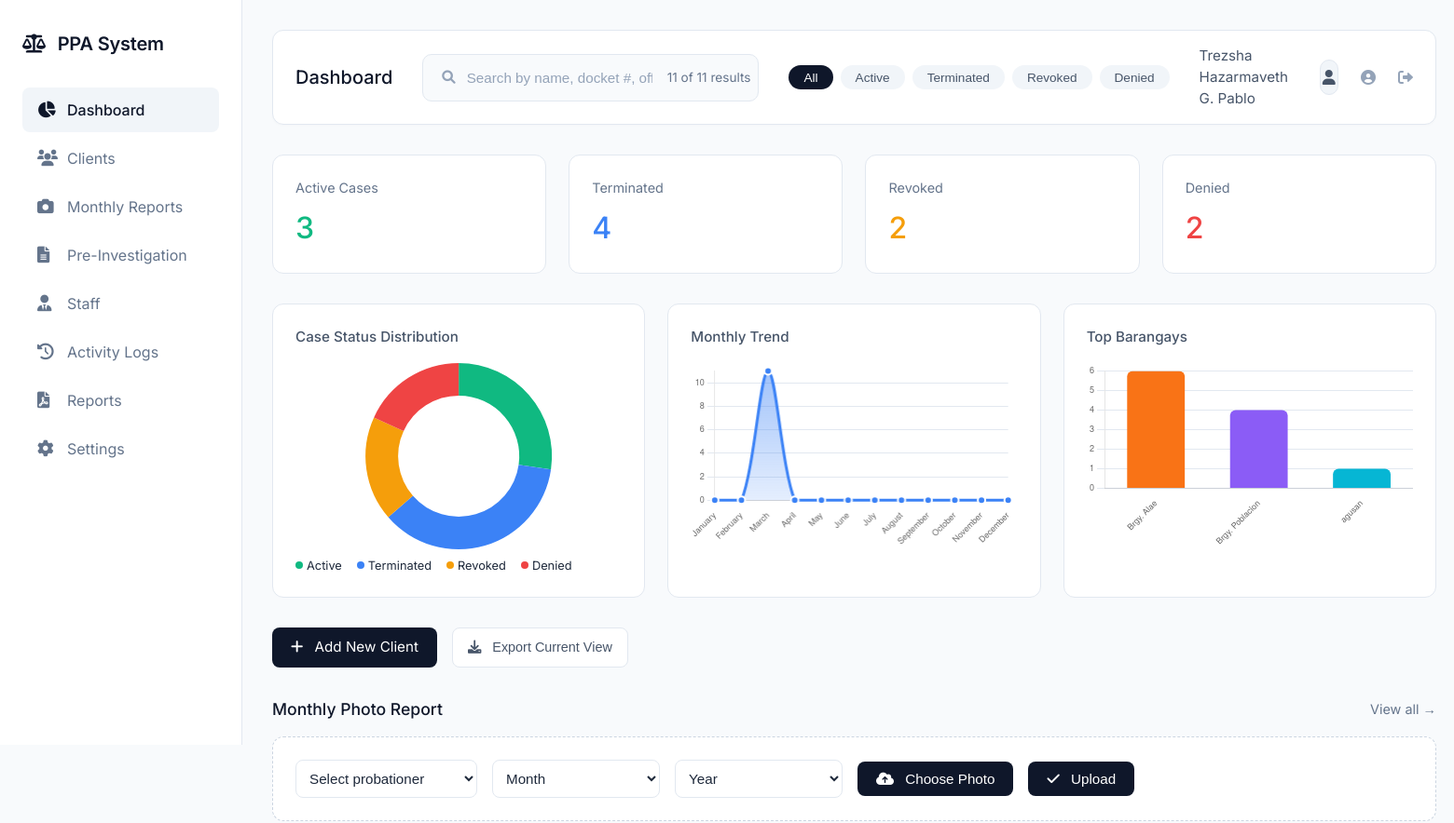
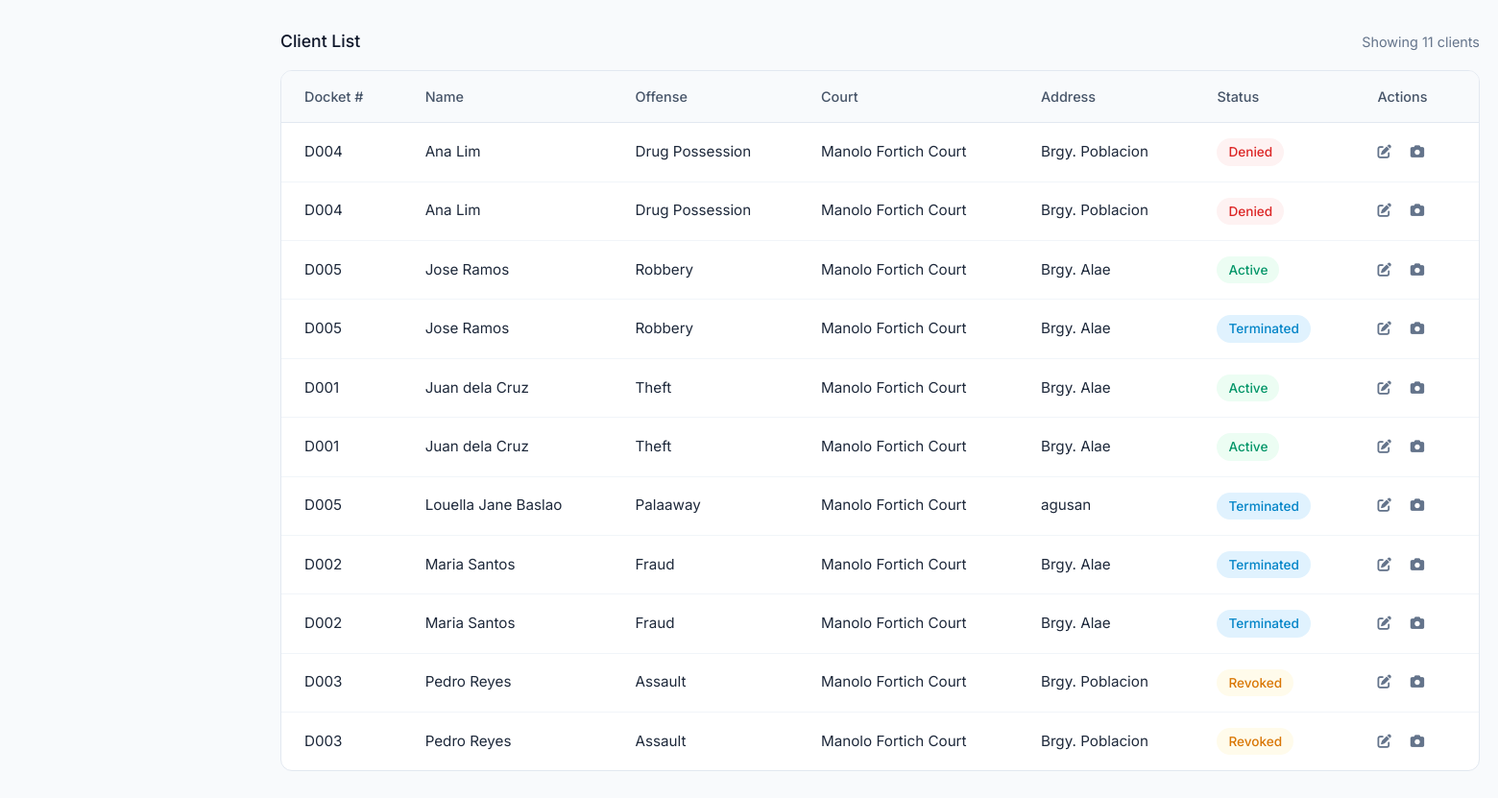
/dashboard.php (signed in), run on an earlier commit of the app's database (2 pictures, top to bottom).
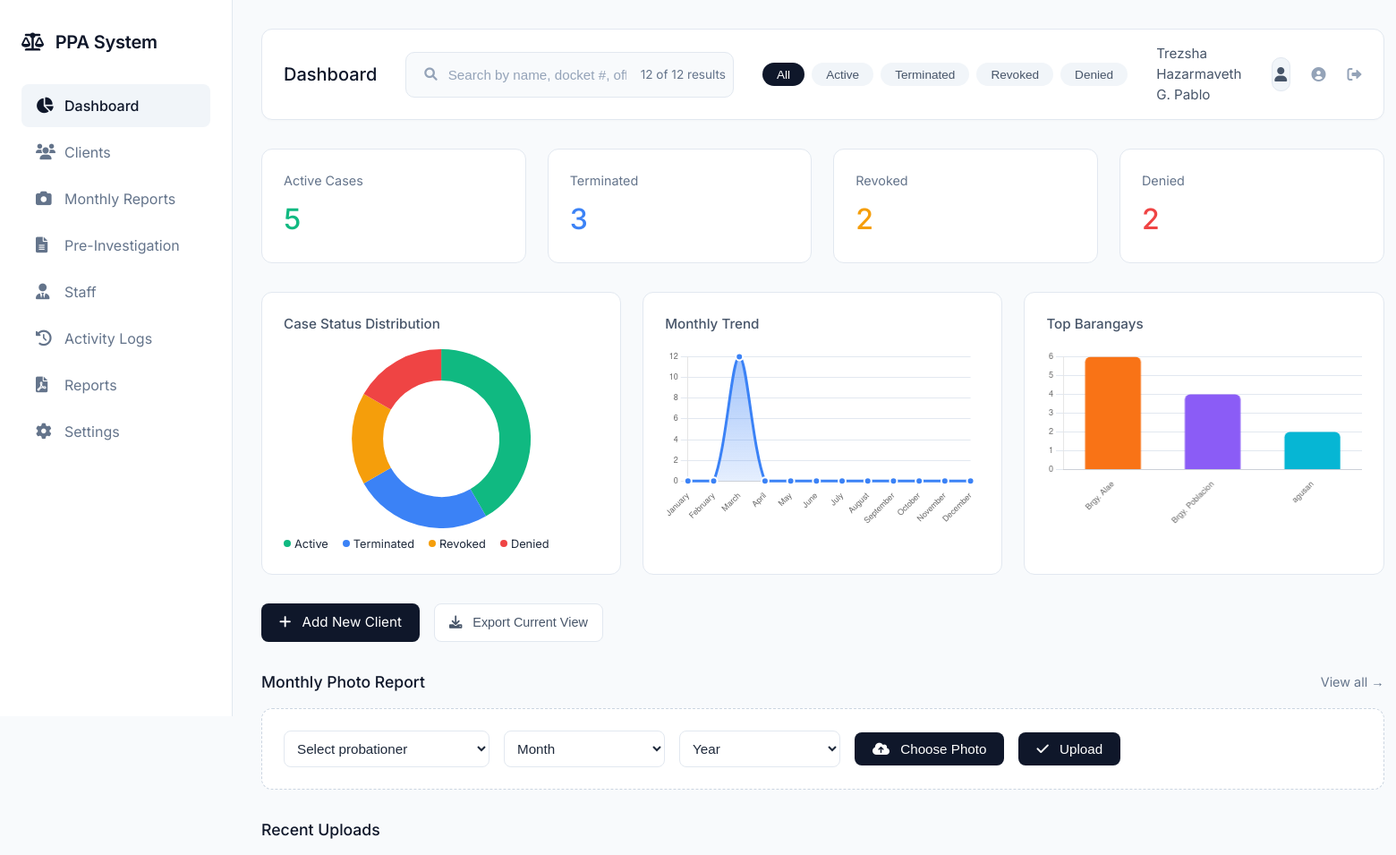
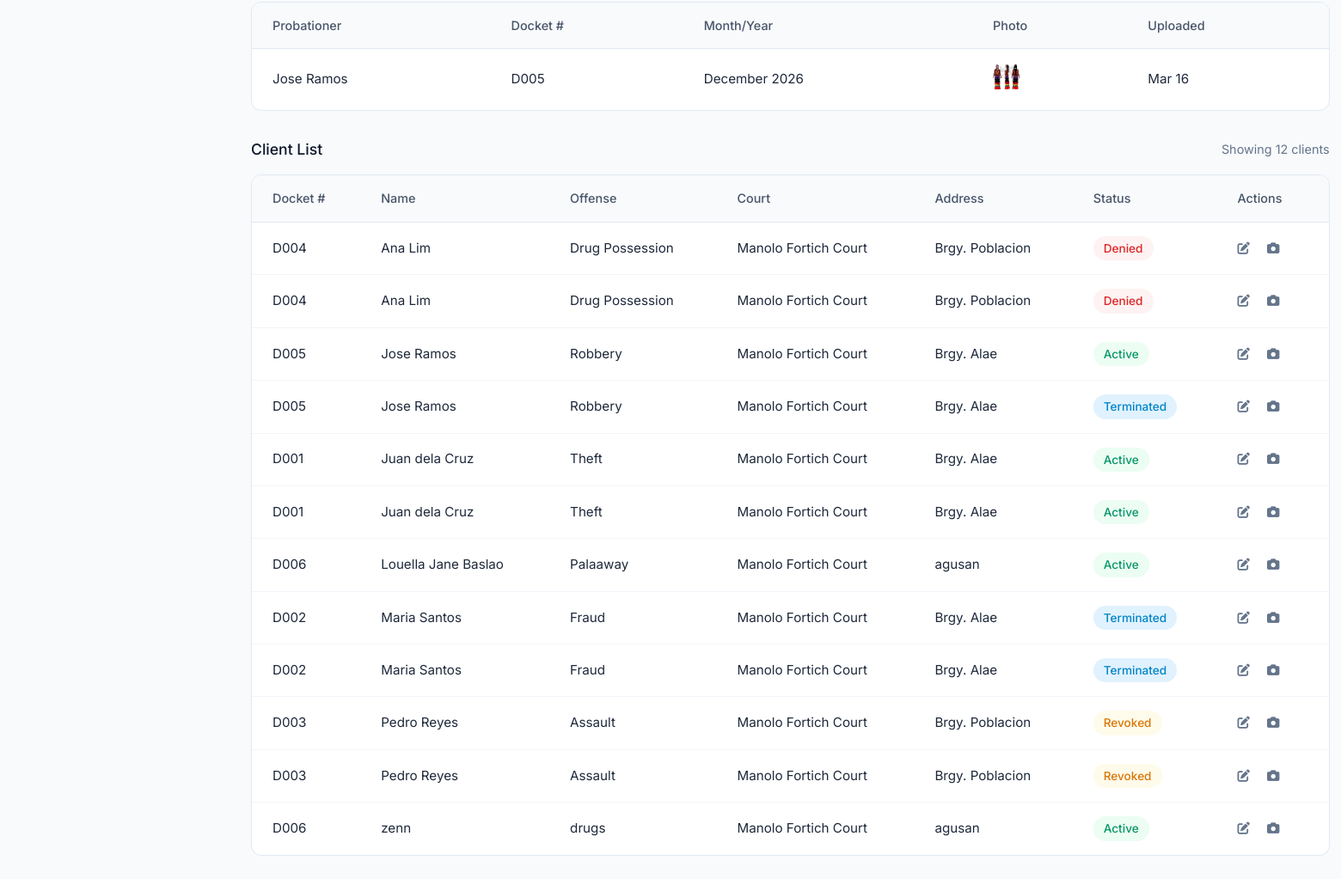
And on a later commit of the database (2 pictures, top to bottom).
### tables this page shows
CREATE TABLE `clients` (
  `id` int(11) NOT NULL,
  `docket_number` varchar(50) DEFAULT NULL,
  `name` varchar(100) DEFAULT NULL,
  `cc_number` varchar(50) DEFAULT NULL,
  `court` varchar(100) DEFAULT NULL,
  `offense` varchar(100) DEFAULT NULL,
  `sentence` varchar(100) DEFAULT NULL,
  `address` text DEFAULT NULL,
  `status` varchar(50) DEFAULT NULL,
  `created_at` timestamp NOT NULL DEFAULT current_timestamp(),
  `start_date` date DEFAULT NULL,
  `end_date` date DEFAULT NULL,
  `payment` decimal(10,2) DEFAULT 0.00
);

CREATE TABLE `monthly_reports` (
  `id` int(11) NOT NULL,
  `probationer_id` int(11) NOT NULL,
  `report_month` int(11) NOT NULL,
  `report_year` int(11) NOT NULL,
  `photo` varchar(255) NOT NULL,
  `uploaded_by` int(11) DEFAULT NULL,
  `upload_date` timestamp NOT NULL DEFAULT current_timestamp()
);

### dashboard.php (the view, shortened to what this page needs)
<?php
include 'config/database.php';
$fullname = $_SESSION['fullname'] ?? 'User';
$user_role = $_SESSION['role'] ?? 'staff';
$active = mysqli_fetch_assoc(mysqli_query($conn,"SELECT COUNT(*) total FROM clients WHERE status='Active'"))['total'];
$terminated = mysqli_fetch_assoc(mysqli_query($conn,"SELECT COUNT(*) total FROM clients WHERE status='Terminated'"))['total'];
$revoked = mysqli_fetch_assoc(mysqli_query($conn,"SELECT COUNT(*) total FROM clients WHERE status='Revoked'"))['total'];
$denied = mysqli_fetch_assoc(mysqli_query($conn,"SELECT COUNT(*) total FROM clients WHERE status='Denied'"))['total'];
$all_clients = mysqli_query($conn,"SELECT * FROM clients ORDER BY name ASC");
$recent_uploads = mysqli_query($conn,"
    SELECT mr.*, c.name, c.docket_number
    FROM monthly_reports mr
    JOIN clients c ON mr.probationer_id = c.id
    ORDER BY mr.upload_date DESC LIMIT 5
");
?>
<!DOCTYPE html>
<html lang="en">
<head>
    <link rel="stylesheet" href="https://cdnjs.cloudflare.com/ajax/libs/font-awesome/6.0.0/css/all.min.css">
</head>
<body>
    <div class="app">
        <div class="sidebar">
            <div class="logo">
                <i class="fas fa-scale-balanced" style="margin-right: 8px;"></i>
                PPA System
            </div>
            <div style="margin-top: 2rem;">
                <a href="dashboard.php" class="nav-item active">
                    <i class="fas fa-chart-pie"></i>
                    <span>Dashboard</span>
                </a>
                <a href="clients.php" class="nav-item">
                    <i class="fas fa-users"></i>
                    <span>Clients</span>
                </a>
                <a href="monthly_reports.php" class="nav-item">
                    <i class="fas fa-camera"></i>
                    <span>Monthly Reports</span>
                </a>
                <a href="pre_investigation.php" class="nav-item">
                    <i class="fas fa-file-lines"></i>
                    <span>Pre-Investigation</span>
                </a>
                <?php if($user_role == 'main' || $user_role == 'admin'): ?>
                <a href="staff_management.php" class="nav-item">
                    <i class="fas fa-user-tie"></i>
                    <span>Staff</span>
                </a>
                <a href="activity_logs.php" class="nav-item">
                    <i class="fas fa-history"></i>
                    <span>Activity Logs</span>
                </a>
                <?php endif; ?>
                <a href="reports.php" class="nav-item">
                    <i class="fas fa-file-pdf"></i>
                    <span>Reports</span>
                </a>
                <a href="settings.php" class="nav-item">
                    <i class="fas fa-cog"></i>
                    <span>Settings</span>
                </a>
            </div>
        </div>
        <div class="main">
            <div class="top-bar">
                <h1 class="page-title">Dashboard</h1>
                <div class="search-wrapper">
                    <div class="search-container">
                        <span class="search-icon"><i class="fas fa-search"></i></span>
                        <input type="text" id="searchInput" class="search-input" placeholder="Search by name, docket #, offense, court, or address..." autocomplete="off">
                        <span class="search-results" id="searchResults"></span>
                    </div>
                </div>
                <div class="search-filters">
                    <button class="filter-badge active" data-filter="all">All</button>
                    <button class="filter-badge" data-filter="Active">Active</button>
                    <button class="filter-badge" data-filter="Terminated">Terminated</button>
                    <button class="filter-badge" data-filter="Revoked">Revoked</button>
                    <button class="filter-badge" data-filter="Denied">Denied</button>
                </div>
                <div class="user-menu">
                    <span class="user-name"><?php echo htmlspecialchars($fullname); ?></span>
                    <div class="avatar">
                        <i class="fas fa-user"></i>
                    </div>
                    <a href="profile.php" class="logout-btn" style="margin:0 0.5rem;">
                        <i class="fas fa-user-circle"></i>
                    </a>
                    <a href="logout.php" class="logout-btn">
                        <i class="fas fa-sign-out-alt"></i>
                    </a>
                </div>
            </div>
            <div class="stats-grid">
                <div class="stat-card">
                    <div class="stat-label">Active Cases</div>
                    <div class="stat-value active"><?php echo $active; ?></div>
                </div>
                <div class="stat-card">
                    <div class="stat-label">Terminated</div>
                    <div class="stat-value terminated"><?php echo $terminated; ?></div>
                </div>
                <div class="stat-card">
                    <div class="stat-label">Revoked</div>
                    <div class="stat-value revoked"><?php echo $revoked; ?></div>
                </div>
                <div class="stat-card">
                    <div class="stat-label">Denied</div>
                    <div class="stat-value denied"><?php echo $denied; ?></div>
                </div>
            </div>
            <div class="charts-grid">
                <div class="chart-card">
                    <div class="chart-title">Case Status Distribution</div>
                    <div class="chart-container">
                        <canvas id="caseChart"></canvas>
                    </div>
                    <div class="legend">
                        <div class="legend-item"><span class="legend-color" style="background:#10b981;"></span> Active</div>
                        <div class="legend-item"><span class="legend-color" style="background:#3b82f6;"></span> Terminated</div>
                        <div class="legend-item"><span class="legend-color" style="background:#f59e0b;"></span> Revoked</div>
                        <div class="legend-item"><span class="legend-color" style="background:#ef4444;"></span> Denied</div>
                    </div>
                </div>
                <div class="chart-card">
                    <div class="chart-title">Monthly Trend</div>
                    <div class="chart-container">
                        <canvas id="monthChart"></canvas>
                    </div>
                </div>
                <div class="chart-card">
                    <div class="chart-title">Top Barangays</div>
                    <div class="chart-container">
                        <canvas id="barangayChart"></canvas>
                    </div>
                </div>
            </div>
            <div style="display: flex; gap: 1rem; margin-bottom: 1rem;">
                <a href="add_probationer.php" class="upload-btn" style="text-decoration: none;">
                    <i class="fas fa-plus" style="margin-right: 8px;"></i>
                    Add New Client
                </a>
                <button id="exportCsvBtn" class="export-btn">
                    <i class="fas fa-download" style="margin-right: 8px;"></i>
                    Export Current View
                </button>
            </div>
            <div class="section-header">
                <h2 class="section-title">Monthly Photo Report</h2>
                <a href="monthly_reports.php" class="section-link">View all →</a>
            </div>
            <form method="POST" enctype="multipart/form-data" class="upload-area">
                <select name="probationer_id" class="upload-select" required>
                    <option value="">Select probationer</option>
                </select>
                <select name="month" class="upload-select" required>
                    <option value="">Month</option>
                </select>
                <select name="year" class="upload-select" required>
                    <option value="">Year</option>
                </select>
                <button type="button" class="upload-btn" onclick="document.getElementById('photoInput').click()">
                    <i class="fas fa-cloud-upload-alt" style="margin-right: 8px;"></i>
                    Choose Photo
                </button>
                <button type="submit" name="upload_photo" class="upload-btn">
                    <i class="fas fa-check" style="margin-right: 8px;"></i>
                    Upload
                </button>
            </form>
            <?php if(mysqli_num_rows($recent_uploads) > 0): ?>
            <div style="margin-bottom: 2rem;">
                <div class="section-header">
                    <h2 class="section-title">Recent Uploads</h2>
                </div>
                <div class="table-container">
                    <table>
                        <thead>
                            <tr>
                                <th>Probationer</th>
                                <th>Docket #</th>
                                <th>Month/Year</th>
                                <th>Photo</th>
                                <th>Uploaded</th>
                            </tr>
                        </thead>
                        <tbody>
                            <?php while($upload = mysqli_fetch_assoc($recent_uploads)): ?>
                            <tr>
                                <td><?php echo htmlspecialchars($upload['name']); ?></td>
                                <td><?php echo htmlspecialchars($upload['docket_number']); ?></td>
                                <td><?php echo date("F Y", mktime(0,0,0,$upload['report_month'],1,$upload['report_year'])); ?></td>
                                <td>
                                    <img src="uploads/<?php echo $upload['photo']; ?>" class="upload-thumb" onclick="window.open('uploads/<?php echo $upload['photo']; ?>')">
                                </td>
                                <td><?php echo date("M d", strtotime($upload['upload_date'])); ?></td>
                            </tr>
                            <?php endwhile; ?>
                        </tbody>
                    </table>
                </div>
            </div>
            <?php endif; ?>
            <div class="section-header">
                <h2 class="section-title">Client List</h2>
                <span id="tableResults" style="color:#64748b; font-size:0.9rem;"></span>
            </div>
            <div class="table-container">
                <table id="clientsTable">
                    <thead>
                        <tr>
                            <th>Docket #</th>
                            <th>Name</th>
                            <th>Offense</th>
                            <th>Court</th>
                            <th>Address</th>
                            <th>Status</th>
                            <?php if($user_role == 'main' || $user_role == 'admin'): ?>
                            <th>Actions</th>
                            <?php endif; ?>
                        </tr>
                    </thead>
                    <tbody id="clientTableBody">
                        <?php
                        mysqli_data_seek($all_clients, 0);
                        while($row=mysqli_fetch_assoc($all_clients)){
                        ?>
                        <tr class="client-row">
                            <td><?php echo $row['docket_number'];?></td>
                            <td><?php echo $row['name'];?></td>
                            <td><?php echo $row['offense'];?></td>
                            <td><?php echo $row['court'];?></td>
                            <td><?php echo $row['address'];?></td>
                            <td>
                                <span class="status-badge status-<?php echo $row['status']; ?>">
                                    <?php echo $row['status']; ?>
                                </span>
                            </td>
                            <?php if($user_role == 'main' || $user_role == 'admin'): ?>
                            <td>
                                <a href="edit_probationer.php?id=<?php echo $row['id']; ?>" class="action-link">
                                    <i class="fas fa-edit"></i>
                                </a>
                                <a href="view_reports.php?id=<?php echo $row['id']; ?>" class="action-link">
                                    <i class="fas fa-camera"></i>
                                </a>
                            </td>
                            <?php endif; ?>
                        </tr>
                        <?php } ?>
                    </tbody>
                </table>
            </div>
        </div>
    </div>
</body>
</html>

What changed in the data, as far as the page shows it:
removed clients: docket_number "D005", name "Louella Jane Baslao", offense "Palaaway", court "Manolo Fortich Court", address "agusan", status "Terminated"
added monthly_reports: probationer.name "Jose Ramos", probationer.docket_number "D005", report_month+report_year "December 2026", photo (picture), upload_date "Mar 16"
added clients: docket_number "D006", name "Louella Jane Baslao", offense "Palaaway", court "Manolo Fortich Court", address "agusan", status "Active"
added clients: docket_number "D006", name "zenn", offense "drugs", court "Manolo Fortich Court", address "agusan", status "Active"
Also different on the page:
text written by a page script: "11 of 11 results" → "12 of 12 results"
$active: "3" → "5"
$terminated: "4" → "3"
chart data {{ $active }}: 3 → 5
chart data {{ $terminated }}: 4 → 3
chart data {{ json_encode($month_data) }}: ["0","0","11","0","0","0","0","0","0","0","0","0"] → ["0","0","12","0","0","0","0","0","0","0","0","0"]
chart data {{ json_encode($barangay_data) }}: ["6","4","1"] → ["6","4","2"]
text written by a page script: "Showing 11 clients" → "Showing 12 clients"
text now shown: "Recent Uploads Probationer Docket # Month/Year Photo Uploaded"
